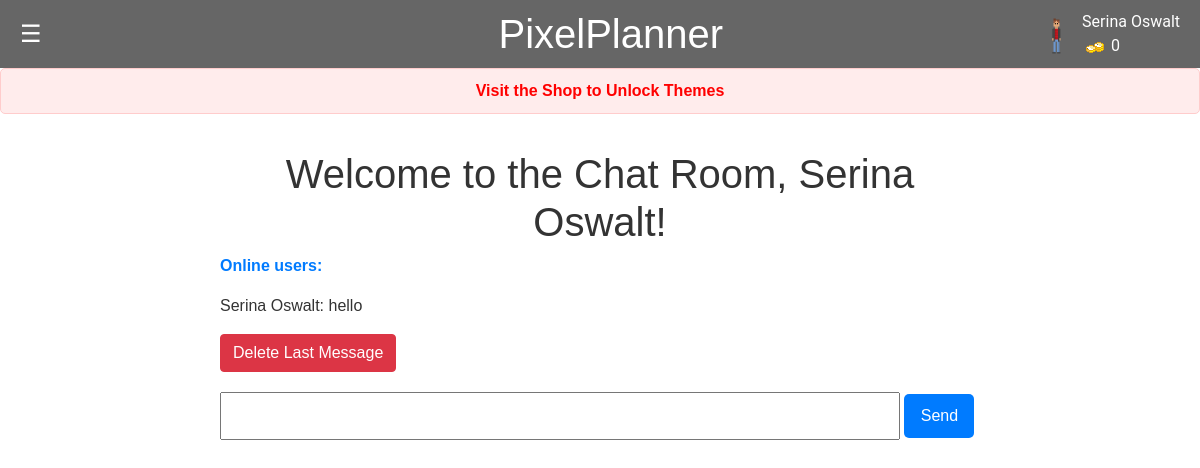
The app's page /chat (signed in) with its own data.
### app.py (models this page shows, shortened)
class User(db.Model):
    id = db.Column(db.Integer, primary_key=True)
    name = db.Column(db.String(100), nullable=False)
    email = db.Column(db.String(100), unique=True)
    password = db.Column(db.String(100))
    canvas_api_key = db.Column(db.String(255))
    course_codes_list = db.Column(db.String(255))
    avatar = db.Column(db.String(255))
    coins = db.Column(db.Integer)
    color_picker_unlocked = db.Column(db.Boolean, default=False)
    user_items = db.relationship('UserItem', backref='user', lazy=True, cascade="all, delete, delete-orphan")

class ChatMessage(db.Model):
    id = db.Column(db.Integer, primary_key=True)
    message = db.Column(db.String(500))
    timestamp = db.Column(db.DateTime, default=datetime.utcnow)
    sender_id = db.Column(db.Integer, db.ForeignKey('user.id'))  # ForeignKey to the User model
    sender = db.relationship('User', backref='messages')  # Define the relationship

### app.py (the view)
@app.route('/chat')
def chat():
    if 'email' not in session:
        flash('Please log in to access the chat.')
        return redirect(url_for('login'))
    user_id = session.get('user_id')
    user = User.query.get(user_id)
    messages = ChatMessage.query.order_by(ChatMessage.timestamp.desc()).limit(50).all()  # Get last 50 messages
    return render_template('chat.html', user=user, messages=messages)

### templates/chat.html (shortened to what this page needs)
<!DOCTYPE html>
<html lang="en">
<head>
    <link rel="stylesheet" href="https://cdn.jsdelivr.net/npm/bootstrap@4.6.2/dist/css/bootstrap.min.css">
    <link rel="stylesheet" href="/static/css/styles.css">
</head>
<header>
    <div class="menu-icon" onmouseover="openNav()" onmouseout="closeNav()">&#9776;</div>
    <h1>PixelPlanner</h1>
    <div class="profile-info">
        <img src="{{ url_for('static', filename='images/' + user.avatar) }}" alt="User Avatar" class="avatar">
        <div class="player-info">
            <span class="player-name">{{session.get('user_name', 'Guest')}}</span>
            <span class="player-coins"><img src="{{ url_for('static', filename='images/coin.png') }}" alt="Coin"> {{
                user.coins }}</span>
        </div>
</header>
{% if user.color_picker_unlocked %}
<form class="color-picker">
    <fieldset>
        <legend class="visually-hidden">Pick a color scheme</legend>
        <label for="light" class="visually-hidden">Light Theme</label>
        <input type="radio" name="theme" id="light" checked>
        <label for="pink" class="visually-hidden">Pink Theme</label>
        <input type="radio" name="theme" id="pink">
        <label for="blue" class="visually-hidden">Blue Theme</label>
        <input type="radio" name="theme" id="blue">
        <label for="green" class="visually-hidden">Green</label>
        <input type="radio" name="theme" id="green">
        <label for="dark" class="visually-hidden">Dark</label>
        <input type="radio" name="theme" id="dark">
    </fieldset>
</form>
{% else %}
<p class="locked-feature-notice">Visit the Shop to Unlock Themes</p>
{% endif %}
<body>
    <div class="chat-container">
        <h1 class="chat-title">Welcome to the Chat Room, {{ user.name }}!</h1>
        <p class="user-count">Online users: </p>
        <ul class="message-list" id="messages">
            {% for message in messages %}
            <li>{{ message.message }}
            </li>
            {% endfor %}
        </ul>
        <button id="delete-last-msg" class="btn btn-danger">Delete Last Message</button>
        <form class="message-form" id="message-form">
            <input type="text" class="message-input" id="message-input">
            <button type="submit" class="send-btn" id="send-btn">Send</button>
        </form>
    </div>
</body>
</html>

### static/css/styles.css (style rules this page uses)
body, html { height: 100%; margin: 0; padding: 0; font-family: Arial, sans-serif; background-color: var(--bg-color); color: var(--text-color); }
body, html { margin: 0; padding: 0; font-family: Arial, sans-serif; }
header { display: flex; justify-content: space-between; align-items: center; background-color: var(--notification-text-color); padding: 10px 20px; position: relative; }
header h1 { margin: 0; flex-grow: 1; text-align: center; color: var(--bg-color) }
.menu-icon { cursor: pointer; font-size: 24px; color: var(--bg-color); }
.profile-info { display: flex; align-items: center; position: absolute; top: 10px; right: 20px; font-family: 'Roboto', sans-serif; color: var(--bg-color); }
.avatar { height: 50px; width: auto; border-radius: 50%; }
.player-info { display: flex; flex-direction: column; margin-left: 10px }
body { font-family: Arial, sans-serif; background-color: var(--bg-color); margin: 0; padding: 0; }
.chat-container { max-width: 800px; margin: 0 auto; padding: 20px; }
.chat-title { text-align: center; color: var(--chat-title-color); }
.user-count { font-weight: bold; color: #007bff; }
.message-list { list-style-type: none; padding: 0; }
.message-form { margin-top: 20px; }
.message-input { width: calc(100% - 80px); padding: 10px; font-size: 16px; }
.send-btn { width: 70px; padding: 10px; font-size: 16px; background-color: #007bff; color: #fff; border: none; border-radius: 5px; cursor: pointer; }
:root { --bg-color: #fff; --text-color: #333; --link-color: #007bff; --hover-bg-color: #cccccc; --hover-text-decoration: underline; --notification-text-color: #666; --border-color: #eee; --event-color: #666; }
.locked-feature-notice { color: #ff0000; font-weight: bold; padding: 10px; background-color: #ffecec; border: 1px solid #ffcccc; border-radius: 5px; text-align: center; }

### records on screen
User: avatar (picture), get "Serina Oswalt", coins "0", name "Serina Oswalt"
ChatMessage: message "Serina Oswalt: hello"
